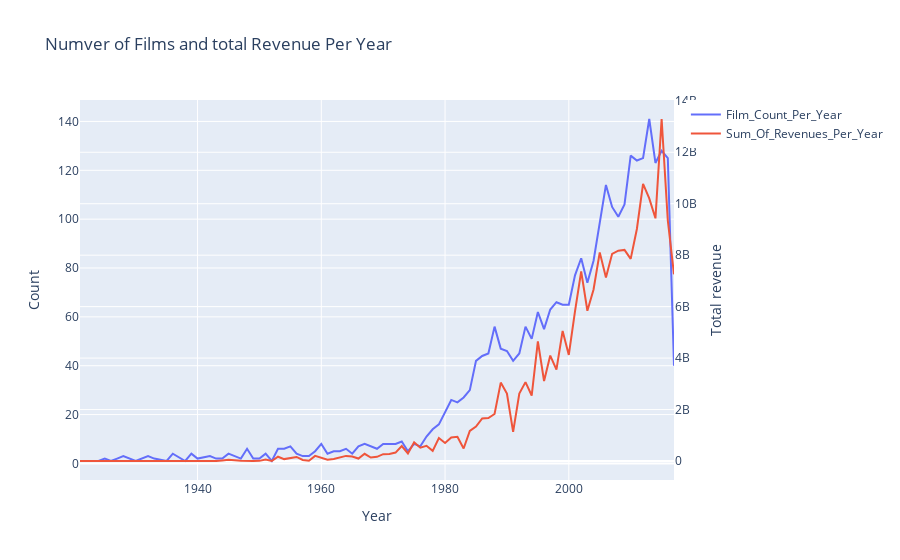

Source (notebook cell):
### Code cell
# Pass Data to the x_axis(Film_years), Y_axis(Film_Counts) And Y_axis2 (Sum_of_revenues)
data =[go.Scatter(x=d1.index,y=d1.values,name='Film_Count_Per_Year'),
       go.Scatter(x=d2.index,y=d2.values,name='Sum_Of_Revenues_Per_Year',yaxis='y2')]
# Define the Layout for the line Chart
layout = go.Layout(dict(title = 'Numver of Films and total Revenue Per Year',
                       xaxis = dict(title='Year'),
                        yaxis = dict(title='Count'),
                        yaxis2=dict(title='Total revenue',overlaying='y',side='right'),
                       ),legend = dict(orientation='v'))
#call the plot
py.iplot(dict(data=data,layout=layout))
